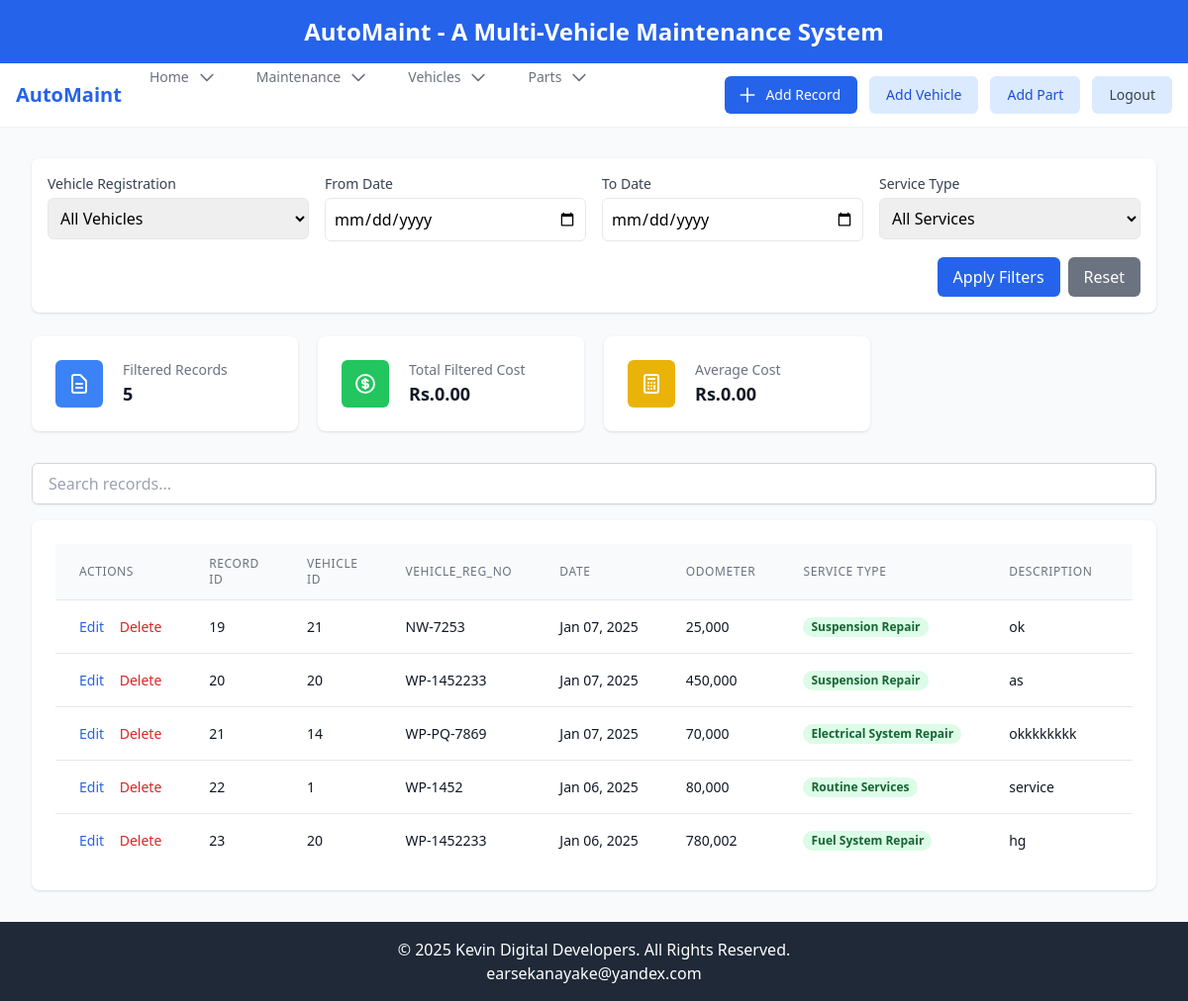
/index.php (signed in), run on the app's committed database.
### tables this page shows
CREATE TABLE `maintenancerecords` (
  `RecordID` int(11) NOT NULL,
  `VehicleID` int(11) DEFAULT NULL,
  `Vehicle_Reg_No` varchar(10) NOT NULL,
  `MaintenanceDate` date DEFAULT NULL,
  `OdometerReading` int(11) DEFAULT NULL,
  `ServiceType` text,
  `ServiceDescription` text,
  `Cost` decimal(10,2) DEFAULT NULL,
  `ServiceImage` blob
);

### index.php (the view, shortened to what this page needs)
<?php
include 'db_connect.php';
$sql = "SELECT * FROM MaintenanceRecords";
$sql .= " ORDER BY MaintenanceDate DESC";
$stmt = $conn->prepare($sql);
$stmt->execute();
$result = $stmt->get_result();
$total_records = $result->num_rows;
$total_cost = 0;
$selected_vehicle_cost = 0;
$result->data_seek(0);
?>
<!DOCTYPE html>
<html lang="en">
<head>
    <link href="https://cdn.jsdelivr.net/npm/tailwindcss@2.2.19/dist/tailwind.min.css" rel="stylesheet">
    <link href="css/all.min.css" rel="stylesheet">
    <script src="https://cdn.tailwindcss.com"></script>
</head>
<body class="bg-gray-50 min-h-screen">
    <div class="bg-blue-600 text-white py-4 text-center">
        <h1 class="text-2xl font-bold">AutoMaint - A Multi-Vehicle Maintenance System</h1>
    </div>
    <nav class="bg-white shadow-sm">
        <div class="max-w-7xl mx-auto px-4">
            <div class="flex justify-between h-16">
                <div class="flex">
                    <div class="flex-shrink-0 flex items-center">
                        <span class="text-xl font-bold text-blue-600">AutoMaint</span>
                    </div>
                    <div class="hidden sm:ml-6 sm:flex sm:space-x-8">
                        <div class="relative nav-item">
                            <button onclick="toggleDropdown('homeDropdown')" class="border-transparent border-b-2 hover:border-gray-300 text-gray-500 hover:text-gray-700 inline-flex items-center px-1 pt-1 text-sm font-medium">
                                Home
                                <svg class="ml-2 h-5 w-5" fill="none" viewBox="0 0 24 24" stroke="currentColor">
                                    <path stroke-linecap="round" stroke-linejoin="round" stroke-width="2" d="M19 9l-7 7-7-7" />
                                </svg>
                            </button>
                        </div>
                        <div class="relative nav-item">
                            <button onclick="toggleDropdown('maintenanceDropdown')" class="border-transparent border-b-2 hover:border-gray-300 text-gray-500 hover:text-gray-700 inline-flex items-center px-1 pt-1 text-sm font-medium">
                                Maintenance
                                <svg class="ml-2 h-5 w-5" fill="none" viewBox="0 0 24 24" stroke="currentColor">
                                    <path stroke-linecap="round" stroke-linejoin="round" stroke-width="2" d="M19 9l-7 7-7-7" />
                                </svg>
                            </button>
                        </div>
                        <div class="relative nav-item">
                            <button onclick="toggleDropdown('vehiclesDropdown')" class="border-transparent border-b-2 hover:border-gray-300 text-gray-500 hover:text-gray-700 inline-flex items-center px-1 pt-1 text-sm font-medium">
                                Vehicles
                                <svg class="ml-2 h-5 w-5" fill="none" viewBox="0 0 24 24" stroke="currentColor">
                                    <path stroke-linecap="round" stroke-linejoin="round" stroke-width="2" d="M19 9l-7 7-7-7" />
                                </svg>
                            </button>
                        </div>
                        <div class="relative nav-item">
                            <button onclick="toggleDropdown('partsDropdown')" class="border-transparent border-b-2 hover:border-gray-300 text-gray-500 hover:text-gray-700 inline-flex items-center px-1 pt-1 text-sm font-medium">
                                Parts
                                <svg class="ml-2 h-5 w-5" fill="none" viewBox="0 0 24 24" stroke="currentColor">
                                    <path stroke-linecap="round" stroke-linejoin="round" stroke-width="2" d="M19 9l-7 7-7-7" />
                                </svg>
                            </button>
                        </div>
                    </div>
                </div>
                <div class="flex items-center space-x-3">
                    <a href="add_record.php" class="inline-flex items-center px-4 py-2 border border-transparent text-sm font-medium rounded-md text-white bg-blue-600 hover:bg-blue-700">
                        <svg class="-ml-1 mr-2 h-5 w-5" fill="none" stroke="currentColor" viewBox="0 0 24 24">
                            <path stroke-linecap="round" stroke-linejoin="round" stroke-width="2" d="M12 4v16m8-8H4"/>
                        </svg>
                        Add Record
                    </a>
                    <a href="add_vehicle.php" class="inline-flex items-center px-4 py-2 border border-transparent text-sm font-medium rounded-md text-blue-700 bg-blue-100 hover:bg-blue-200">
                        Add Vehicle
                    </a>
                    <a href="add_part.php" class="inline-flex items-center px-4 py-2 border border-transparent text-sm font-medium rounded-md text-blue-700 bg-blue-100 hover:bg-blue-200">
                        Add Part
                    </a>
                    <a href="logout.php" class="inline-flex items-center px-4 py-2 border border-transparent text-sm font-medium rounded-md text-gray-700 bg-blue-100 hover:bg-blue-200">
                        Logout
                    </a>
                </div>
            </div>
        </div>
    </nav>
    <div class="max-w-7xl mx-auto px-4 sm:px-6 lg:px-8 py-8">
        <div class="bg-white shadow rounded-lg mb-6 p-4">
            <form method="GET" class="grid grid-cols-1 md:grid-cols-4 gap-4">
                <div>
                    <label class="block text-sm font-medium text-gray-700 mb-1">Vehicle Registration</label>
                    <select name="vehicle_reg" class="w-full border rounded-md p-2">
                        <option value="">All Vehicles</option>
                    </select>
                </div>
                <div>
                    <label class="block text-sm font-medium text-gray-700 mb-1">From Date</label>
                    <input type="date" name="date_from" class="w-full border rounded-md p-2"
                           value="<?php echo isset($_GET['date_from']) ? $_GET['date_from'] : ''; ?>">
                </div>
                <div>
                    <label class="block text-sm font-medium text-gray-700 mb-1">To Date</label>
                    <input type="date" name="date_to" class="w-full border rounded-md p-2"
                           value="<?php echo isset($_GET['date_to']) ? $_GET['date_to'] : ''; ?>">
                </div>
                <div>
                    <label class="block text-sm font-medium text-gray-700 mb-1">Service Type</label>
                    <select name="service_type" class="w-full border rounded-md p-2">
                        <option value="">All Services</option>
                    </select>
                </div>
                <div class="md:col-span-4 flex justify-end">
                    <button type="submit" class="bg-blue-600 text-white px-4 py-2 rounded-md hover:bg-blue-700">
                        Apply Filters
                    </button>
                    <a href="<?php echo $_SERVER['PHP_SELF']; ?>" class="ml-2 bg-gray-500 text-white px-4 py-2 rounded-md hover:bg-gray-600">
                        Reset
                    </a>
                </div>
            </form>
        </div>
        <div class="grid grid-cols-1 gap-5 sm:grid-cols-2 lg:grid-cols-4 mb-8">
            <div class="bg-white overflow-hidden shadow rounded-lg">
                <div class="px-4 py-5 sm:p-6">
                    <div class="flex items-center">
                        <div class="flex-shrink-0 bg-blue-500 rounded-md p-3">
                            <svg class="h-6 w-6 text-white" fill="none" stroke="currentColor" viewBox="0 0 24 24">
                                <path stroke-linecap="round" stroke-linejoin="round" stroke-width="2" d="M9 12h6m-6 4h6m2 5H7a2 2 0 01-2-2V5a2 2 0 012-2h5.586a1 1 0 01.707.293l5.414 5.414a1 1 0 01.293.707V19a2 2 0 01-2 2z" />
                            </svg>
                        </div>
                        <div class="ml-5 w-0 flex-1">
                            <dt class="text-sm font-medium text-gray-500 truncate">Filtered Records</dt>
                            <dd class="text-lg font-semibold text-gray-900"><?php echo $total_records; ?></dd>
                        </div>
                    </div>
                </div>
            </div>
            <div class="bg-white overflow-hidden shadow rounded-lg">
                <div class="px-4 py-5 sm:p-6">
                    <div class="flex items-center">
                        <div class="flex-shrink-0 bg-green-500 rounded-md p-3">
                        </div>
                        <div class="ml-5 w-0 flex-1">
                            <dt class="text-sm font-medium text-gray-500 truncate">
                                <?php echo !empty($_GET['vehicle_reg']) ? 'Vehicle Total Cost' : 'Total Filtered Cost'; ?>
                            </dt>
                            <dd class="text-lg font-semibold text-gray-900">
                                Rs.<?php echo number_format(!empty($_GET['vehicle_reg']) ? $selected_vehicle_cost : $total_cost, 2); ?>
                            </dd>
                        </div>
                    </div>
                </div>
            </div>
            <div class="bg-white overflow-hidden shadow rounded-lg">
                <div class="px-4 py-5 sm:p-6">
                    <div class="flex items-center">
                        <div class="flex-shrink-0 bg-yellow-500 rounded-md p-3">
                            <svg class="h-6 w-6 text-white" fill="none" stroke="currentColor" viewBox="0 0 24 24">
                                <path stroke-linecap="round" stroke-linejoin="round" stroke-width="2" d="M9 7h6m0 10v-3m-3 3h.01M9 17h.01M9 14h.01M12 14h.01M15 11h.01M12 11h.01M9 11h.01M7 21h10a2 2 0 002-2V5a2 2 0 00-2-2H7a2 2 0 00-2 2v14a2 2 0 002 2z" />
                            </svg>
                        </div>
                        <div class="ml-5 w-0 flex-1">
                            <dt class="text-sm font-medium text-gray-500 truncate">Average Cost</dt>
                            <dd class="text-lg font-semibold text-gray-900">
                                Rs.<?php echo $total_records > 0 ? number_format($total_cost / $total_records, 2) : '0.00'; ?>
                            </dd>
                        </div>
                    </div>
                </div>
            </div>
        </div>
        <div class="mb-4">
            <input type="text" id="searchInput" class="w-full px-4 py-2 border border-gray-300 rounded-md shadow-sm focus:outline-none focus:ring-2 focus:ring-blue-500 focus:border-blue-500" placeholder="Search records..." onkeyup="searchRecords()">
        </div>
        <div class="bg-white shadow rounded-lg">
            <div class="px-4 py-5 sm:p-6">
                <div class="overflow-x-auto custom-scrollbar">
                    <table class="min-w-full divide-y divide-gray-200">
                        <thead class="bg-gray-50">
                            <tr>
                                <th scope="col" class="px-6 py-3 text-left text-xs font-medium text-gray-500 uppercase tracking-wider">Actions</th>
                                <th scope="col" class="px-6 py-3 text-left text-xs font-medium text-gray-500 uppercase tracking-wider">Record ID</th>
                                <th scope="col" class="px-6 py-3 text-left text-xs font-medium text-gray-500 uppercase tracking-wider">Vehicle ID</th>
                                <th scope="col" class="px-6 py-3 text-left text-xs font-medium text-gray-500 uppercase tracking-wider">Vehicle_Reg_No</th>
                                <th scope="col" class="px-6 py-3 text-left text-xs font-medium text-gray-500 uppercase tracking-wider">Date</th>
                                <th scope="col" class="px-6 py-3 text-left text-xs font-medium text-gray-500 uppercase tracking-wider">Odometer</th>
                                <th scope="col" class="px-6 py-3 text-left text-xs font-medium text-gray-500 uppercase tracking-wider">Service Type</th>
                                <th scope="col" class="px-6 py-3 text-left text-xs font-medium text-gray-500 uppercase tracking-wider">Description</th>
                                <th scope="col" class="px-6 py-3 text-left text-xs font-medium text-gray-500 uppercase tracking-wider">Cost</th>
                            </tr>
                        </thead>
                        <tbody id="recordsTableBody" class="bg-white divide-y divide-gray-200">
                            <?php
                            if ($result->num_rows > 0) {
                                while ($row = $result->fetch_assoc()) {
                                    ?>
                                    <tr class="hover:bg-gray-50">
                                        <td class="px-6 py-4 whitespace-nowrap text-sm font-medium">
                                            <a href="edit_record.php?id=<?php echo $row['RecordID']; ?>" class="text-blue-600 hover:text-blue-900 mr-3">Edit</a>
                                            <a href="delete_record.php?id=<?php echo $row['RecordID']; ?>" class="text-red-600 hover:text-red-900" onclick="return confirm('Are you sure you want to delete this record?')">Delete</a>
                                        </td>
                                        <td class="px-6 py-4 whitespace-nowrap text-sm text-gray-900"><?php echo $row['RecordID']; ?></td>
                                        <td class="px-6 py-4 whitespace-nowrap text-sm text-gray-900"><?php echo $row['VehicleID']; ?></td>
                                        <td class="px-6 py-4 whitespace-nowrap text-sm text-gray-900"><?php echo $row['Vehicle_Reg_No']; ?></td>
                                        <td class="px-6 py-4 whitespace-nowrap text-sm text-gray-900"><?php echo date('M d, Y', strtotime($row['MaintenanceDate'])); ?></td>
                                        <td class="px-6 py-4 whitespace-nowrap text-sm text-gray-900"><?php echo number_format($row['OdometerReading']); ?></td>
                                        <td class="px-6 py-4 whitespace-nowrap text-sm">
                                            <span class="px-2 inline-flex text-xs leading-5 font-semibold rounded-full bg-green-100 text-green-800">
                                                <?php echo $row['ServiceType']; ?>
                                            </span>
                                        </td>
                                        <td class="px-6 py-4 text-sm text-gray-900"><?php echo $row['ServiceDescription']; ?></td>
                                        <td class="px-6 py-4 whitespace-nowrap text-sm text-gray-900">Rs.<?php echo number_format($row['Cost'], 2); ?></td>
                                    </tr>
                                    <?php
                                }
                            } else {
                                ?>
                                <tr>
                                    <td colspan="9" class="px-6 py-4 text-center text-sm text-gray-500">No records found</td>
                                </tr>
                                <?php
                            }
                            ?>
                        </tbody>
                    </table>
                </div>
            </div>
        </div>
    </div>
    <footer class="bg-gray-800 text-white text-center py-4">
        <p>&copy; <?php echo date('Y'); ?> Kevin Digital Developers. All Rights Reserved.</p>
		<p><a href="mailto:earsekanayake@yandex.com">earsekanayake@yandex.com</a></p>
    </footer>
</body>
</html>

### data on the page
maintenancerecords: RecordID "19", VehicleID "21", Vehicle_Reg_No "NW-7253", MaintenanceDate "Jan 07, 2025", OdometerReading "25,000", ServiceType "Suspension Repair", ServiceDescription "ok"
maintenancerecords: RecordID "20", VehicleID "20", Vehicle_Reg_No "WP-1452233", MaintenanceDate "Jan 07, 2025", OdometerReading "450,000", ServiceType "Suspension Repair", ServiceDescription "as"
maintenancerecords: RecordID "21", VehicleID "14", Vehicle_Reg_No "WP-PQ-7869", MaintenanceDate "Jan 07, 2025", OdometerReading "70,000", ServiceType "Electrical System Repair", ServiceDescription "okkkkkkkk"
maintenancerecords: RecordID "22", VehicleID "1", Vehicle_Reg_No "WP-1452", MaintenanceDate "Jan 06, 2025", OdometerReading "80,000", ServiceType "Routine Services", ServiceDescription "service"
maintenancerecords: RecordID "23", VehicleID "20", Vehicle_Reg_No "WP-1452233", MaintenanceDate "Jan 06, 2025", OdometerReading "780,002", ServiceType "Fuel System Repair", ServiceDescription "hg"

### other printed values
$total_records "5"
$total_cost / $total_records "0.00"
